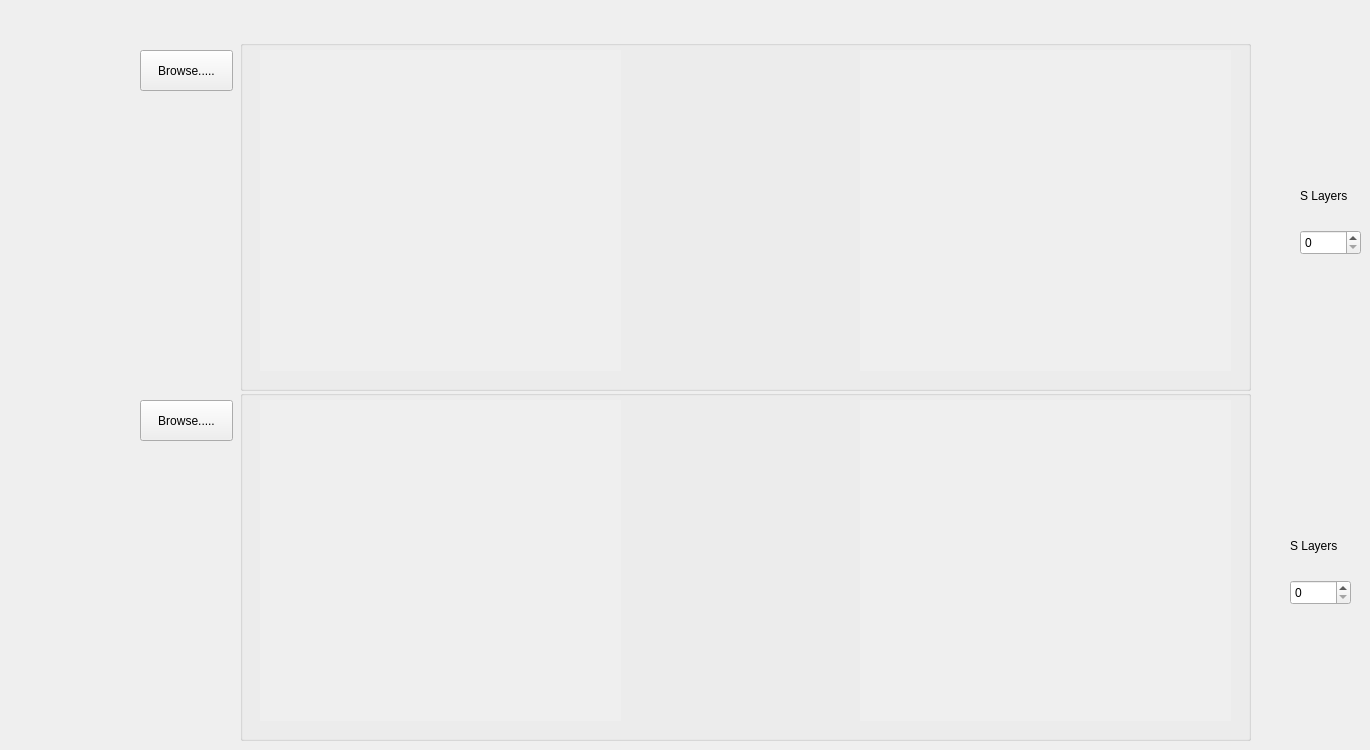
    <widget class="QWidget" name="tab_4">
     <attribute name="title">
      <string>Tab 7</string>
     </attribute>
     <widget class="QPushButton" name="tab7_Browse2">
      <property name="geometry">
       <rect>
        <x>140</x>
        <y>400</y>
        <width>93</width>
        <height>41</height>
       </rect>
      </property>
      <property name="text">
       <string>Browse.....</string>
      </property>
     </widget>
     <widget class="QPushButton" name="tab7_Browse1">
      <property name="geometry">
       <rect>
        <x>140</x>
        <y>50</y>
        <width>93</width>
        <height>41</height>
       </rect>
      </property>
      <property name="text">
       <string>Browse.....</string>
      </property>
     </widget>
     <widget class="QGroupBox" name="tab3groupBox_13">
      <property name="geometry">
       <rect>
        <x>240</x>
        <y>40</y>
        <width>1011</width>
        <height>351</height>
       </rect>
      </property>
      <property name="title">
       <string/>
      </property>
      <widget class="QLabel" name="tab7_image11">
       <property name="geometry">
        <rect>
         <x>20</x>
         <y>10</y>
         <width>361</width>
         <height>321</height>
        </rect>
       </property>
       <property name="autoFillBackground">
        <bool>true</bool>
       </property>
       <property name="text">
        <string/>
       </property>
      </widget>
      <widget class="QLabel" name="tab7_image12">
       <property name="geometry">
        <rect>
         <x>620</x>
         <y>10</y>
         <width>371</width>
         <height>321</height>
        </rect>
       </property>
       <property name="autoFillBackground">
        <bool>true</bool>
       </property>
       <property name="text">
        <string/>
       </property>
      </widget>
     </widget>
     <widget class="QGroupBox" name="tab3groupBox_14">
      <property name="geometry">
       <rect>
        <x>240</x>
        <y>390</y>
        <width>1011</width>
        <height>351</height>
       </rect>
      </property>
      <property name="title">
       <string/>
      </property>
      <widget class="QLabel" name="tab7_image21">
       <property name="geometry">
        <rect>
         <x>20</x>
         <y>10</y>
         <width>361</width>
         <height>321</height>
        </rect>
       </property>
       <property name="autoFillBackground">
        <bool>true</bool>
       </property>
       <property name="text">
        <string/>
       </property>
      </widget>
      <widget class="QLabel" name="tab7_image22">
       <property name="geometry">
        <rect>
         <x>620</x>
         <y>10</y>
         <width>371</width>
         <height>321</height>
        </rect>
       </property>
       <property name="autoFillBackground">
        <bool>true</bool>
       </property>
       <property name="text">
        <string/>
       </property>
      </widget>
     </widget>
     <widget class="QLabel" name="label_4">
      <property name="geometry">
       <rect>
        <x>1300</x>
        <y>180</y>
        <width>61</width>
        <height>31</height>
       </rect>
      </property>
      <property name="text">
       <string>S Layers</string>
      </property>
     </widget>
     <widget class="QLabel" name="label_5">
      <property name="geometry">
       <rect>
        <x>1290</x>
        <y>530</y>
        <width>61</width>
        <height>31</height>
       </rect>
      </property>
      <property name="text">
       <string>S Layers</string>
      </property>
     </widget>
     <widget class="QSpinBox" name="spinBox7_1">
      <property name="geometry">
       <rect>
        <x>1300</x>
        <y>230</y>
        <width>61</width>
        <height>25</height>
       </rect>
      </property>
     </widget>
     <widget class="QSpinBox" name="spinBox7_2">
      <property name="geometry">
       <rect>
        <x>1290</x>
        <y>580</y>
        <width>61</width>
        <height>25</height>
       </rect>
      </property>
     </widget>
    </widget>
